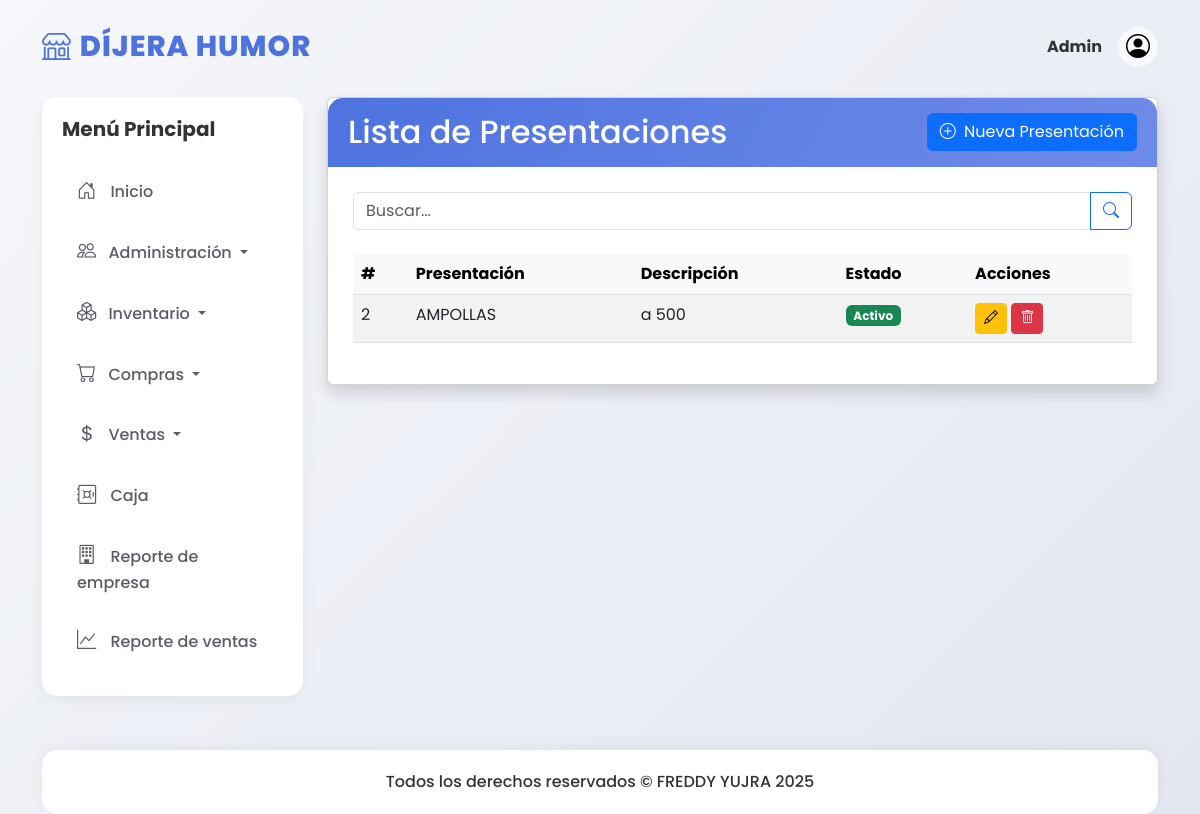
Page /presentaciones/ on the committed database.
### models/presentacion_model.py (models this page shows, shortened)
class Presentacion(db.Model):
    __tablename__ = "presentaciones"
    id = db.Column(db.Integer, primary_key=True)
    presentacion = db.Column(db.String(100), nullable=False)
    descripcion = db.Column(db.String(200))
    estado = db.Column(db.Boolean, default=True)
    created_at = db.Column(db.DateTime, default=datetime.utcnow)
    updated_at = db.Column(db.DateTime, default=datetime.utcnow, onupdate=datetime.utcnow)
    deleted_at = db.Column(db.DateTime)
    @staticmethod
    def get_all():
        return Presentacion.query.filter_by(deleted_at=None).all()

### controllers/presentacion_controller.py (the view)
@presentacion_bp.route('/')
def index():
    search_query = request.args.get('search', '')
    if search_query:
        presentaciones = Presentacion.search(search_query)
    else:
        presentaciones = Presentacion.get_all()
    return presentacion_view.index(presentaciones, search_query)

### run.py (called while the page is built)
@app.context_processor
def inject_active_path():
    def is_active(path):
        return 'active' if request.path.startswith(path) else ''
    return dict(is_active=is_active)

### views/presentacion_view.py (called while the page is built)
def index(presentaciones, search_query):
    return render_template('presentaciones/index.html', presentaciones=presentaciones, search_query=search_query)

### templates/presentaciones/index.html (shortened to what this page needs)
{% extends 'base.html' %}
{% block content %}
<div class="card shadow">
  <div class="card-header d-flex justify-content-between align-items-center">
    <h2 class="mb-0">Lista de Presentaciones</h2>
    <a class="btn btn-primary" href="{{ url_for('presentacion.create') }}">
      <i class="bi bi-plus-circle me-1"></i> Nueva Presentación
    </a>
  </div>
  <div class="card-body">
    <form method="get" action="{{ url_for('presentacion.index') }}" class="mb-4">
      <div class="input-group">
        <input type="text" class="form-control" placeholder="Buscar..."
               name="search" value="{{ search_query }}">
        <button class="btn btn-outline-primary" type="submit">
          <i class="bi bi-search"></i>
        </button>
      </div>
    </form>
    <div class="table-responsive">
      <table class="table table-striped table-hover">
        <thead class="table-light">
          <tr>
            <th>#</th>
            <th>Presentación</th>
            <th>Descripción</th>
            <th>Estado</th>
            <th>Acciones</th>
          </tr>
        </thead>
        <tbody>
          {% for presentacion in presentaciones %}
          <tr>
            <td>{{ presentacion.id }}</td>
            <td>{{ presentacion.presentacion }}</td>
            <td>{{ presentacion.descripcion or '-' }}</td>
            <td>
              {% if presentacion.estado %}
                <span class="badge bg-success">Activo</span>
              {% else %}
                <span class="badge bg-danger">Inactivo</span>
              {% endif %}
            </td>
            <td>
              <a href="{{ url_for('presentacion.edit', id=presentacion.id) }}" class="btn btn-sm btn-warning">
                <i class="bi bi-pencil"></i>
              </a>
              <a href="{{ url_for('presentacion.delete', id=presentacion.id) }}" class="btn btn-sm btn-danger"
                 onclick="return confirm('¿Eliminar presentación?')">
                <i class="bi bi-trash"></i>
              </a>
            </td>
          </tr>
          {% else %}
          <tr>
            <td colspan="5" class="text-center">No hay presentaciones registradas</td>
          </tr>
          {% endfor %}
        </tbody>
      </table>
    </div>
  </div>
</div>
{% endblock %}

### static/css/dashboard.css (style rules this page uses)
:root { --primary: #4e73df; --secondary: #858796; --success: #1cc88a; --info: #36b9cc; --warning: #f6c23e; --danger: #e74a3b; --light: #f8f9fc; --dark: #5a5c69; }
body { font-family: 'Poppins', sans-serif; background: linear-gradient(135deg, #f5f7fa 0%, #e4e7f1 100%); min-height: 100vh; padding-top: 20px; color: #333; }
.card-header { background: linear-gradient(120deg, #4e73df, #6f8be9); color: white; font-weight: 600; padding: 15px 20px; border-radius: 15px 15px 0 0 !important; border: none; }
.card-body { padding: 25px; }

### rows in the picture
Presentacion: id "2", presentacion "AMPOLLAS", descripcion "a 500", estado "Activo"
